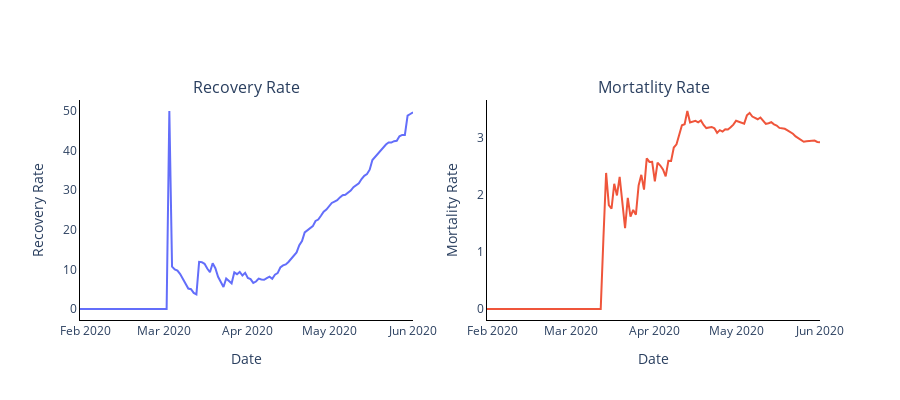

Source (notebook cell):
### Code cell
#Calculating the Mortality Rate and Recovery Rate
datewise["Mortality Rate"]=(datewise["Deaths"]/datewise["Confirmed"])*100
datewise["Recovery Rate"]=(datewise["Cured"]/datewise["Confirmed"])*100
datewise["Active Cases"]=datewise["Confirmed"]-datewise["Cured"]-datewise["Deaths"]
datewise["Closed Cases"]=datewise["Cured"]+datewise["Deaths"]

print("Average Mortality Rate",datewise["Mortality Rate"].mean())
print("Median Mortality Rate",datewise["Mortality Rate"].median())
print("Average Recovery Rate",datewise["Recovery Rate"].mean())
print("Median Recovery Rate",datewise["Recovery Rate"].median())

#Plotting Mortality and Recovery Rate 
fig = make_subplots(rows=1, cols=2,
                   subplot_titles=("Recovery Rate", "Mortatlity Rate"))
fig.add_trace(
    go.Scatter(x=datewise.index, y=(datewise["Cured"]/datewise["Confirmed"])*100,name="Recovery Rate"),
    row=1, col=1
)
fig.add_trace(
    go.Scatter(x=datewise.index, y=(datewise["Deaths"]/datewise["Confirmed"])*100,name="Mortality Rate"),
    row=1, col=2
)
fig.update_layout(height=400,showlegend=False, plot_bgcolor='rgba(0,0,0,0)')
fig.update_xaxes(title_text="Date", row=1, col=1)
fig.update_yaxes(title_text="Recovery Rate", row=1, col=1)
fig.update_xaxes(title_text="Date", row=1, col=2)
fig.update_yaxes(title_text="Mortality Rate", row=1, col=2)
fig.update_xaxes(showline=True, linewidth=1, linecolor='black')
fig.update_yaxes(showline=True, linewidth=1, linecolor='black')
fig.show()
